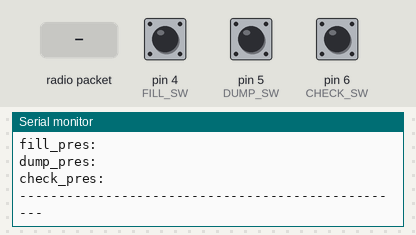
This sketch was run on a simulated Arduino Uno, built with avr-gcc and run on an emulated ATmega328P. Parts: the last lines printed to the serial monitor. Inputs (shaded band) come from the test bench; at power-on: pin 4 (FILL_SW) LOW, pin 5 (DUMP_SW) LOW, pin 6 (CHECK_SW) LOW. Random numbers use the default seed unless the sketch sets one; no radio packets arrive unless stated.

Above: at 1.2 s.
1.3 s: radio packet "|" arrives
At 1.8 s:
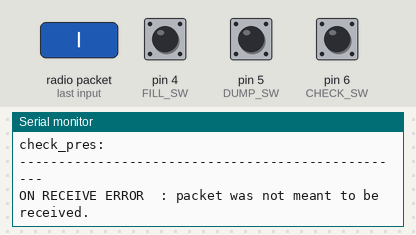
2.8 s: pin 4 (FILL_SW) pulled HIGH for 1 s
5.3 s: pin 5 (DUMP_SW) pulled HIGH for 3.2 s
10.0 s: radio packet "1" arrives
At 10.4 s:
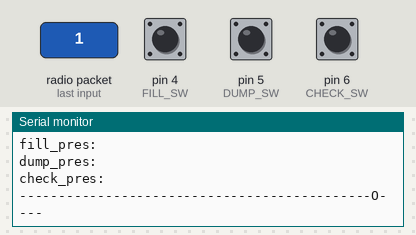
11.5 s: pin 6 (CHECK_SW) pulled HIGH for 3.2 s
Timing chart, 0 to 14.5 s (numbered marks = the images above; inputs shaded):
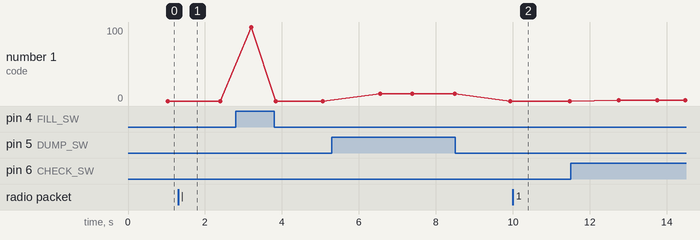

Measured:
- after the input at 1.3 s, the serial monitor: prints a new line at once (image 1)
- after the input at 10.0 s, the serial monitor: prints a new line at once (image 2)

The sketch:

EGODS_command_box_inter.ino
```cpp
/*
filename      : EGODS_command_box.ino
Written By    : Chhay Irseng
Created Date  : 13/12/2023
Description   : Let a microncontroller (Arduino Uno R4 Minima) constantly receives
                pressure data readings wireless (using LoRA technology) from another microcontroller
                and sends control signals to the other micrcontroller to actuate three separate valves.
*/

// Import libraries
#include <SPI.h>
#include <LoRa.h>

// Define microcontroller pins
  /* Switches */
const int FILL_SW = 4;
const int DUMP_SW = 5;
const int CHECK_SW = 6;

  /* LoRA comms */
const int LORA_G0 = 3;
const int LORA_SCK = 13;
const int LORA_MISO = 12;
const int LORA_MOSI = 11;
const int LORA_CS = 10;
const int LORA_RST = 2;

// Declare and initialise constants
const long LORA_FREQ = 915E6;     // LoRA's transceiver module operaating frequency

// Declare and initialise global variables
  /* Local and destination addresses */
byte local_address = 0xCC;
byte destination_address = 0xBB;

  /* Code to be sent */
byte opcode = 0;
String eight_bit_opcode = "";
/* opcode:
  (0) 0b00000000  : fill valve OFF, dump valve OFF, check valve OFF (off state)
  (1) 0b00000001  : fill valve OFF, dump valve OFF, check valve ON  (don't care state)
  (2) 0b00000010  : fill valve OFF, dump valve ON,  check valve OFF (dumping state)
  (3) 0b00000011  : fill valve OFF, dump valve ON,  check valve ON  (forbidden state - bad practice?)
  (4) 0b00000100  : fill valve ON,  dump valve OFF, check valve OFF (fill-ready state)
  (5) 0b00000101  : fill valve ON,  dump valve OFF, check valve ON  (filling state)
  (6) 0b00000110  : fill valve ON,  dump valve ON,  check valve OFF (forbidden state - draining the supply tank)
  (7) 0b00000111  : fill valve ON,  dump valve ON,  check valve ON  (forbidden state - draining the supply tank + bad practice)
*/

  /* Pressure transducer data to be received */
String fill_pres_str = "";
String dump_pres_str = "";
String check_pres_str = "";

  /* Set up and loop function success checker */
byte set_up_success = 0;
byte loop_fail_once = 0;

  /* Time intervals and last sent */
long last_send_time = 0;        // last send time
int interval = 1000;          // interval between sends

void setup() {
  // Set up Serial baud rate
  Serial.begin(9600); while (!Serial); // wait for Serial to set up properly

  // Set up switch pins
  pinMode(FILL_SW, INPUT);
  pinMode(DUMP_SW, INPUT);
  pinMode(CHECK_SW, INPUT);

  // Set up LoRA module pins
  LoRa.setPins(LORA_CS, LORA_RST, LORA_G0);

  // Set up LoRA operating frequency
  if (!LoRa.begin(LORA_FREQ)) {
    Serial.println("SET_UP_ERROR  : LORA module failed to set up operating frequency.");
    return;
  }

  // Set up call-back function for receiving packets
  LoRa.onReceive(onReceive);
  LoRa.receive();

  // Finish setting up everything
  set_up_success = 1;
}

void loop() {
  // Verify that the set up function ran properly and the loop has not failed
  if (loop_fail_once) {
    return;
  }
  if (!set_up_success) {
    Serial.println("LOOP_ERROR    : the set_up function failed to complete properly, loop function cannot proceed.");
    loop_fail_once = 1;
    return;
  }
  // If everything ran properly, proceed to run the loop...
  if (millis() - last_send_time > interval) {
    Serial.println("-------- TRANSMIT --------");
    // Get the code by reading the switches
    opcode = opcode_generator();
    eight_bit_code_format(opcode);
    Serial.println("code: " + eight_bit_opcode);
    // Send the code to the actuator box
    sendMessage(opcode);
    // Update the last send time and interval
    last_send_time = millis();
    interval = random(1000) + 500;
    Serial.println("-------- RECEIVE ---------");
    // Put the module back in receiving mode
    LoRa.receive();
    // Print the data onto the Serial monitor
    Serial.println("fill_pres: " + fill_pres_str);
    Serial.println("dump_pres: " + dump_pres_str);
    Serial.println("check_pres: " + check_pres_str);
    Serial.println("--------------------------------------------------");
  }
}

/* This function is used to read the input signals of the three switches,
    shift their bits accordingly, and combine together to form one of the operating states */
byte opcode_generator() {
  // Read the input signals from the three switches and shift their bits accordingly
  byte fill_sw_state = digitalRead(FILL_SW); fill_sw_state = fill_sw_state << 2;
  byte dump_sw_state = digitalRead(DUMP_SW); dump_sw_state = dump_sw_state << 1;
  byte check_sw_state = digitalRead(CHECK_SW);
  // Combine all the switches input signal to form the operating state
  return (fill_sw_state + dump_sw_state + check_sw_state);
}

/* This function is used to send the operating state as a code to the actuator box */
void sendMessage (byte code) {
  // Start transmitting the packet
  LoRa.beginPacket();
  // Include the destination and local address as the headers
  LoRa.write(destination_address);
  LoRa.write(local_address);
  // Transmit the message
  LoRa.write(code);
  // End the transmission
  LoRa.endPacket();
}

/* This functin is used to receive data from the actuator box and store them appropriately */
void onReceive(int packet_size) {
  // Check if there is any received packet
  if (packet_size) {
    // Read the destination and local address and compare them to make sure it is intended for us
    byte recipient_address = LoRa.read();
    byte sender_address = LoRa.read();
    if ((recipient_address != local_address) || (sender_address != destination_address)) {
      Serial.println("ON RECEIVE ERROR  : packet was not meant to be received.");
      return;
    }
    char curr_char = "";    // Hold the current character read from the packet
    byte separator = 0;     // Indicate which data is going to be read (e.g., the fill pressure or the dump pressure or the check pressure)
    fill_pres_str = ""; dump_pres_str = ""; check_pres_str = "";    // Clear the string variable to be written into
    // Check if there is still contents in the packet received
    while (LoRa.available()) {
      // Read the current character from the packet
      curr_char = (char)LoRa.read();
      // Conditional statements to indicate which data is to be read
      if (separator == 0) {
        if (curr_char == '|') {
          separator = 1;
        } else {
          fill_pres_str += curr_char;
        }
      } else if (separator == 1) {
        if (curr_char == '|') {
          separator = 2;
        } else {
          dump_pres_str += curr_char;
        }
      } else if (separator == 2) {
        check_pres_str += curr_char;
      }
    }
  }
}

/* This function is used to create an eight-bit format for printing onto the serial monitor.
    It is for displaying the operating state neatly */
void eight_bit_code_format(byte code) {
  // Clear the variable to be written into
  eight_bit_opcode = "";
  // Add one character at a time into string variable using a "for" loop
  for (int i=7; i >-1; i--) {
    eight_bit_opcode += bitRead(code,i);
  }
}

/* ------------------------------------------------------------------------------------ */
// // empty sketch
// void setup() {
//   // put your setup code here, to run once:

// }

// void loop() {
//   // put your main code here, to run repeatedly:

// }
```
